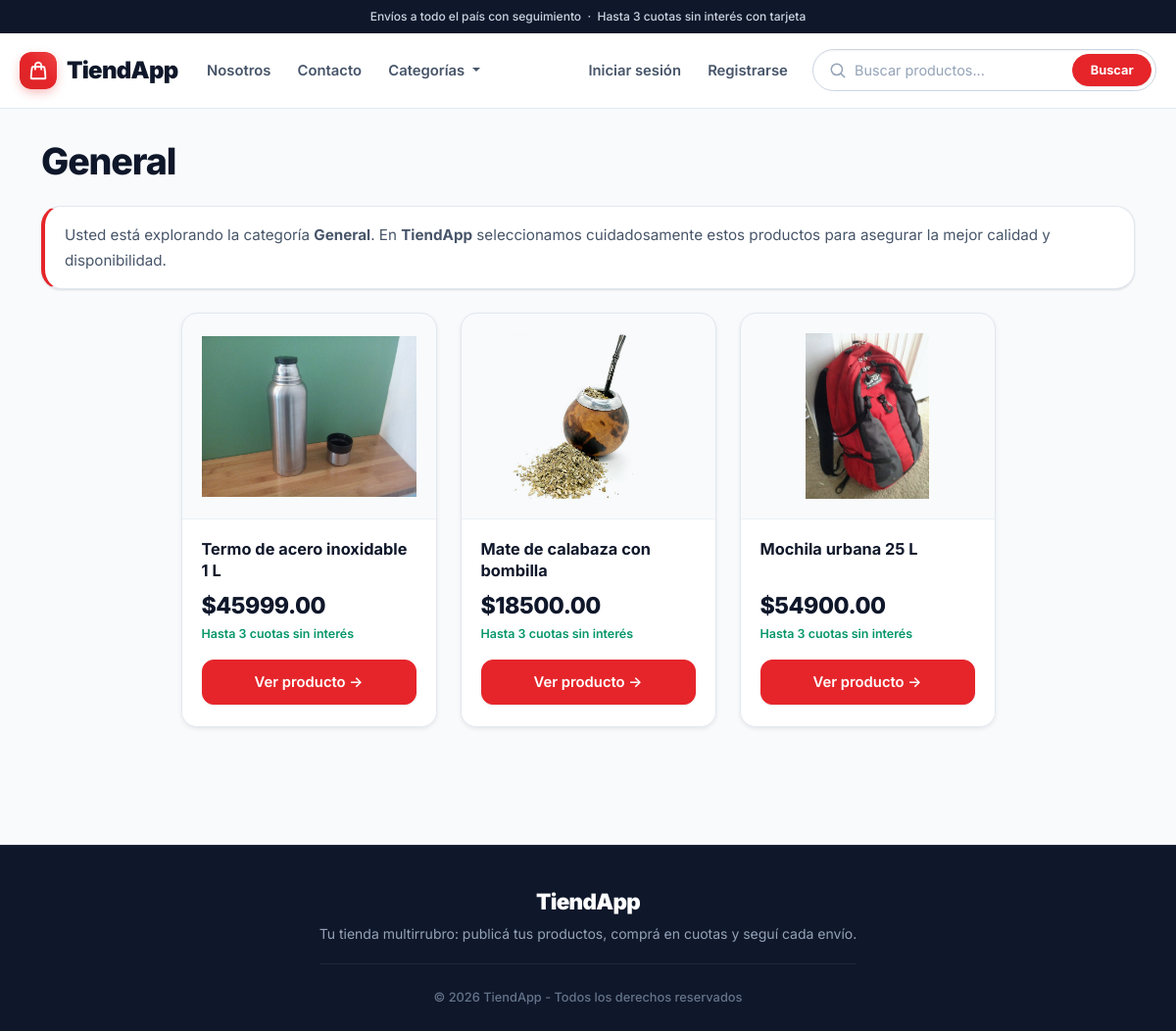
Page /pages/categoria.php?id=1 on the committed database.
### tables this page shows
CREATE TABLE `categorias` (
  `id_categoria` int(11) NOT NULL,
  `categoria` varchar(45) NOT NULL
);

CREATE TABLE `productos` (
  `id_producto` int(11) NOT NULL,
  `nombre` varchar(45) NOT NULL,
  `descripcion` text NOT NULL,
  `precio` decimal(10,2) NOT NULL,
  `stock` int(11) NOT NULL,
  `fecha_publicacion` date NOT NULL,
  `fk_categoria` int(11) NOT NULL,
  `fk_usuario` int(11) NOT NULL,
  `fk_estado_producto` int(11) NOT NULL
);

CREATE TABLE `archivos` (
  `id_archivo` int(11) NOT NULL,
  `nombre` varchar(100) NOT NULL,
  `fk_tipo_archivo` int(11) NOT NULL,
  `fk_producto` int(11) NOT NULL
);

### pages/categoria.php (the view, shortened to what this page needs)
<?php
include_once("../components/header.php");
include_once("../components/config/config.php");
?>
<main>
    <br>
    <div class="container">
        <?php
        if (isset($_GET['id'])) {
            $id = mysqli_real_escape_string($con, $_GET['id']);
            $consulta = "SELECT categoria FROM categorias WHERE id_categoria='$id'";
            $respuesta = mysqli_query($con, $consulta);
            if ($fila = mysqli_fetch_assoc($respuesta)) {
                $nombre_cat = $fila['categoria'];
                ?>
                <div class="row">
                    <div class="col-12">
                        <h1 class="montserrat-bold"><?php echo $nombre_cat; ?></h1>
                    </div>
                </div>
                <section>
                    <article class="mb-4">
                        <div class="row align-items-center g-0 p-4" style="background-color: rgba(0, 0, 0, 0.2); border-radius: 8px;">
                            <div class="col-12">
                                <p class="montserrat-regular mb-0">
                                    Usted está explorando la categoría <strong><?php echo $nombre_cat; ?></strong>.
                                    En <strong>TiendApp</strong> seleccionamos cuidadosamente estos productos para asegurar la mejor calidad y disponibilidad.
                                </p>
                            </div>
                        </div>
                    </article>
                    <div class="row justify-content-center">
                        <?php
                        $consulta_prod = "SELECT * FROM productos WHERE fk_categoria = '$id'";
                        $respuesta_prod = mysqli_query($con, $consulta_prod);
                        $consulta_tipos = "SELECT id_tipo_archivo FROM tipos_archivos WHERE tipo IN ('JPG','JPEG','PNG')";
                        $resp_tipos = mysqli_query($con, $consulta_tipos);
                        $tipos_img = [];
                        while ($row = mysqli_fetch_assoc($resp_tipos)) {
                            $tipos_img[] = $row["id_tipo_archivo"];
                        }
                        $tipos_lista = implode(",", $tipos_img);
                        if (mysqli_num_rows($respuesta_prod) > 0) {
                            while ($prod = mysqli_fetch_assoc($respuesta_prod)) {
                                $producto_id = $prod["id_producto"];
                                $consulta_img = "SELECT nombre FROM archivos WHERE fk_producto = $producto_id AND fk_tipo_archivo IN ($tipos_lista) ORDER BY id_archivo ASC LIMIT 1";
                                $resp_img = mysqli_query($con, $consulta_img);
                                $img = mysqli_fetch_assoc($resp_img);
                                $imagen = $img ? $img["nombre"] : "no-image.png";
                                echo "
                                <article class='col-xl-3 col-lg-4 col-md-6 col-12 d-flex justify-content-center'>
                                    <div class='card mb-4 w-100 shadow-sm'>
                                        <img src='../prod_img/$imagen' class='card-img-top' alt='{$prod['nombre']}' style='height: 200px; object-fit: cover;'>
                                        <div class='card-body text-center'>
                                            <h5 class='card-title'>{$prod['nombre']}</h5>
                                            <p class='card-text font-weight-bold'>\${$prod['precio']}</p>
                                            <button type='button' class='btn btn-primary' data-bs-toggle='modal' data-bs-target='#modalProd$producto_id'>
                                                Ver producto
                                            </button>
                                        </div>
                                    </div>
                                </article>";
                                ?>
                                <?php
                            }
                        } else {
                            echo "<div class='col-12'><div class='alert alert-warning'>No existen productos en esta categoría</div></div>";
                        }
                        ?>
                    </div>
                </section>
                <?php
            }
        }
        ?>
    </div>
</main>
<?php include_once("../components/footer.php"); ?>

### components/header.php (shortened to what this page needs)
<!DOCTYPE html>
<html lang="es">
<head>
  <link href="https://cdn.jsdelivr.net/npm/bootstrap@5.3.8/dist/css/bootstrap.min.css" rel="stylesheet">
  <link rel="stylesheet" href="/tiendApp/css/styles.css">
</head>
<body id="fondo">
  <header>
    <nav class="navbar navbar-expand-lg fixed-top" style="background-color: rgba(63, 0, 105, 1);">
      <div class="container-fluid">
        <a class="navbar-brand montserrat-bold" href="/tiendApp/pages/inicio.php"><img src="/tiendApp/imgs/logo.png" alt="Logo" width="30" height="30" class="d-inline-block align-text-top"> TiendApp</a>
        <div class="collapse navbar-collapse" id="navbarSupportedContent">
          <ul class="navbar-nav me-auto mb-2 mb-lg-0">
            <li class="nav-item">
              <a class="nav-link montserrat-bold" aria-current="page" href="/tiendApp/pages/nosotros.php">Nosotros</a>
            </li>
            <li class="nav-item">
              <a class="nav-link montserrat-bold" href="/tiendApp/pages/contacto.php">Contacto</a>
            </li>
            <li class="nav-item dropdown">
              <a class="nav-link dropdown-toggle montserrat-bold" href="/tiendApp/pages/inicio.php" role="button" data-bs-toggle="dropdown" aria-expanded="false">
                Categorías
              </a>
            </li>
          </ul>
          <ul class="navbar-nav ms-auto mb-2 mb-lg-0">
            <?php
            if (!isset($_SESSION['nombre'])) {
              print "
            <li class='nav-item'><a class='nav-link montserrat-bold' href='/tiendApp/pages/login.php'>Iniciar sesión</a></li>
            <li class='nav-item'><a class='nav-link montserrat-bold' href='/tiendApp/pages/registro.php'>Registrarse</a></li>
            ";
            }
            ?>
          </ul>
          <form class="d-flex" role="search" method="GET" action="/tiendApp/pages/busqueda.php">
            <input
              class="form-control me-2"
              type="search"
              placeholder="Buscar productos..."
              aria-label="Search"
              name="buscar" />
            <button class="btn montserrat-bold" type="submit">Buscar</button>
          </form>
        </div>
      </div>
    </nav>
  </header>

### components/footer.php (shortened to what this page needs)
<footer class="mt-5 pb-4">
    <div class="container-fluid">
        <div class="row justify-content-center">
            <div class="col-12 text-center">
                <p class="montserrat-bold mb-0">
                    <br>
                    &copy; 2026 TiendApp - Todos los derechos reservados
                </p>
            </div>
        </div>
    </div>
</footer>
</body>
</html>

### rows in the picture
categorias: categoria "General"
productos: archivos.nombre (picture), nombre "Termo de acero inoxidable 1 L", precio "45999.00"
productos: archivos.nombre (picture), nombre "Mate de calabaza con bombilla", precio "18500.00"
productos: archivos.nombre (picture), nombre "Mochila urbana 25 L", precio "54900.00"
